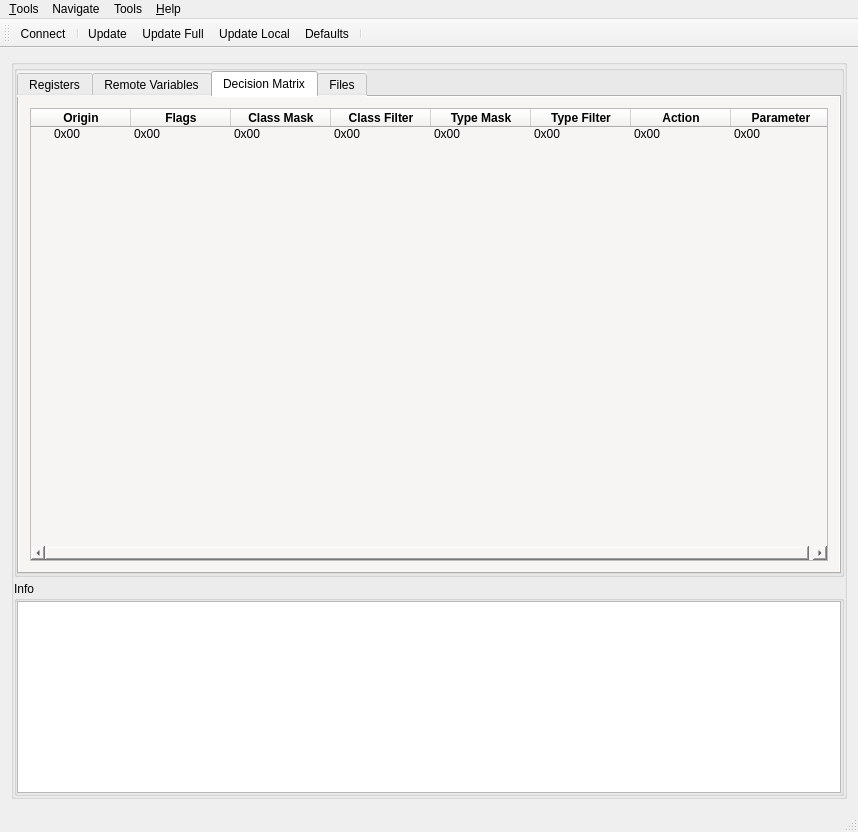
<?xml version="1.0" encoding="UTF-8"?>
<ui version="4.0">
 <class>CFrmNodeConfig</class>
 <widget class="QMainWindow" name="CFrmNodeConfig">
  <property name="geometry">
   <rect>
    <x>0</x>
    <y>0</y>
    <width>858</width>
    <height>832</height>
   </rect>
  </property>
  <property name="minimumSize">
   <size>
    <width>0</width>
    <height>0</height>
   </size>
  </property>
  <property name="cursor">
   <cursorShape>ArrowCursor</cursorShape>
  </property>
  <property name="windowTitle">
   <string>VSCP Node Configuration</string>
  </property>
  <widget class="QWidget" name="centralWidget">
   <layout class="QVBoxLayout" name="verticalLayout">
    <item>
     <widget class="QGroupBox" name="groupBox_3">
      <property name="sizePolicy">
       <sizepolicy hsizetype="Expanding" vsizetype="Expanding">
        <horstretch>0</horstretch>
        <verstretch>0</verstretch>
       </sizepolicy>
      </property>
      <property name="title">
       <string/>
      </property>
      <layout class="QVBoxLayout" name="verticalLayout_5">
       <property name="spacing">
        <number>4</number>
       </property>
       <property name="leftMargin">
        <number>0</number>
       </property>
       <property name="topMargin">
        <number>0</number>
       </property>
       <property name="rightMargin">
        <number>0</number>
       </property>
       <property name="bottomMargin">
        <number>0</number>
       </property>
       <item>
        <widget class="QGroupBox" name="groupBox_2">
         <property name="sizePolicy">
          <sizepolicy hsizetype="Preferred" vsizetype="Expanding">
           <horstretch>0</horstretch>
           <verstretch>10</verstretch>
          </sizepolicy>
         </property>
         <property name="minimumSize">
          <size>
           <width>0</width>
           <height>500</height>
          </size>
         </property>
         <property name="title">
          <string/>
         </property>
         <layout class="QVBoxLayout" name="verticalLayout_2">
          <property name="leftMargin">
           <number>0</number>
          </property>
          <property name="topMargin">
           <number>0</number>
          </property>
          <property name="rightMargin">
           <number>0</number>
          </property>
          <property name="bottomMargin">
           <number>0</number>
          </property>
          <item>
           <widget class="QTabWidget" name="session_tabWidget">
            <property name="sizePolicy">
             <sizepolicy hsizetype="Expanding" vsizetype="Expanding">
              <horstretch>0</horstretch>
              <verstretch>20</verstretch>
             </sizepolicy>
            </property>
            <property name="cursor">
             <cursorShape>ArrowCursor</cursorShape>
            </property>
            <property name="styleSheet">
             <string notr="true">background-color: rgb(246, 245, 244);
selection-background-color: rgb(154, 153, 150);
</string>
            </property>
            <property name="tabPosition">
             <enum>QTabWidget::North</enum>
            </property>
            <property name="tabShape">
             <enum>QTabWidget::Rounded</enum>
            </property>
            <property name="currentIndex">
             <number>2</number>
            </property>
            <property name="elideMode">
             <enum>Qt::ElideNone</enum>
            </property>
            <property name="documentMode">
             <bool>false</bool>
            </property>
            <widget class="QWidget" name="tab_reg">
             <property name="sizePolicy">
              <sizepolicy hsizetype="Expanding" vsizetype="Expanding">
               <horstretch>0</horstretch>
               <verstretch>0</verstretch>
              </sizepolicy>
             </property>
             <attribute name="icon">
              <iconset resource="vscpworks.qrc">
               <normaloff>:/images/png/128x128/page_process.png</normaloff>:/images/png/128x128/page_process.png</iconset>
             </attribute>
             <attribute name="title">
              <string>Registers</string>
             </attribute>
             <attribute name="toolTip">
              <string>Defined registers</string>
             </attribute>
             <layout class="QVBoxLayout" name="verticalLayout_3">
              <item>
               <widget class="QTreeWidget" name="treeWidgetRegisters">
                <property name="sizePolicy">
                 <sizepolicy hsizetype="Expanding" vsizetype="Expanding">
                  <horstretch>0</horstretch>
                  <verstretch>10</verstretch>
                 </sizepolicy>
                </property>
                <property name="acceptDrops">
                 <bool>false</bool>
                </property>
                <property name="autoFillBackground">
                 <bool>false</bool>
                </property>
                <property name="styleSheet">
                 <string notr="true">background-color: rgb(246, 245, 244);</string>
                </property>
                <property name="selectionMode">
                 <enum>QAbstractItemView::ExtendedSelection</enum>
                </property>
                <property name="animated">
                 <bool>true</bool>
                </property>
                <property name="expandsOnDoubleClick">
                 <bool>false</bool>
                </property>
                <column>
                 <property name="text">
                  <string notr="true">Page:Offset</string>
                 </property>
                 <property name="font">
                  <font>
                   <weight>75</weight>
                   <bold>true</bold>
                  </font>
                 </property>
                 <property name="textAlignment">
                  <set>AlignCenter</set>
                 </property>
                </column>
                <column>
                 <property name="text">
                  <string>Access</string>
                 </property>
                 <property name="font">
                  <font>
                   <weight>75</weight>
                   <bold>true</bold>
                  </font>
                 </property>
                 <property name="textAlignment">
                  <set>AlignCenter</set>
                 </property>
                </column>
                <column>
                 <property name="text">
                  <string>Value</string>
                 </property>
                 <property name="font">
                  <font>
                   <weight>75</weight>
                   <bold>true</bold>
                  </font>
                 </property>
                 <property name="textAlignment">
                  <set>AlignCenter</set>
                 </property>
                </column>
                <column>
                 <property name="text">
                  <string>Name</string>
                 </property>
                 <property name="font">
                  <font>
                   <weight>75</weight>
                   <bold>true</bold>
                  </font>
                 </property>
                </column>
                <column>
                 <property name="text">
                  <string/>
                 </property>
                </column>
                <item>
                 <property name="text">
                  <string>Page 0</string>
                 </property>
                 <property name="text">
                  <string/>
                 </property>
                 <property name="text">
                  <string/>
                 </property>
                 <property name="text">
                  <string/>
                 </property>
                 <item>
                  <property name="text">
                   <string>0000:0000</string>
                  </property>
                  <property name="text">
                   <string>rw</string>
                  </property>
                  <property name="text">
                   <string>0x55</string>
                  </property>
                  <property name="text">
                   <string>This is a test</string>
                  </property>
                 </item>
                </item>
               </widget>
              </item>
             </layout>
            </widget>
            <widget class="QWidget" name="tab_rv">
             <attribute name="icon">
              <iconset resource="vscpworks.qrc">
               <normaloff>:/images/png/128x128/page_process.png</normaloff>:/images/png/128x128/page_process.png</iconset>
             </attribute>
             <attribute name="title">
              <string>Remote Variables</string>
             </attribute>
             <attribute name="toolTip">
              <string>Defined remote variables</string>
             </attribute>
             <layout class="QVBoxLayout" name="verticalLayout_6">
              <item>
               <widget class="QTreeWidget" name="treeWidgetRemoteVariables">
                <property name="selectionMode">
                 <enum>QAbstractItemView::ExtendedSelection</enum>
                </property>
                <column>
                 <property name="text">
                  <string notr="true">Value</string>
                 </property>
                 <property name="font">
                  <font>
                   <weight>75</weight>
                   <bold>true</bold>
                  </font>
                 </property>
                 <property name="textAlignment">
                  <set>AlignCenter</set>
                 </property>
                </column>
                <column>
                 <property name="text">
                  <string>Access</string>
                 </property>
                 <property name="font">
                  <font>
                   <weight>75</weight>
                   <bold>true</bold>
                  </font>
                 </property>
                 <property name="textAlignment">
                  <set>AlignCenter</set>
                 </property>
                </column>
                <column>
                 <property name="text">
                  <string>Type</string>
                 </property>
                 <property name="font">
                  <font>
                   <weight>75</weight>
                   <bold>true</bold>
                  </font>
                 </property>
                 <property name="textAlignment">
                  <set>AlignCenter</set>
                 </property>
                </column>
                <column>
                 <property name="text">
                  <string>Name</string>
                 </property>
                 <property name="toolTip">
                  <string/>
                 </property>
                 <property name="font">
                  <font>
                   <weight>75</weight>
                   <bold>true</bold>
                  </font>
                 </property>
                </column>
                <item>
                 <property name="text">
                  <string>counter1</string>
                 </property>
                 <property name="text">
                  <string>rw</string>
                 </property>
                 <property name="text">
                  <string>UINT32</string>
                 </property>
                 <property name="text">
                  <string>0x12345</string>
                 </property>
                </item>
               </widget>
              </item>
             </layout>
            </widget>
            <widget class="QWidget" name="tab_dm">
             <property name="sizePolicy">
              <sizepolicy hsizetype="Expanding" vsizetype="Expanding">
               <horstretch>0</horstretch>
               <verstretch>0</verstretch>
              </sizepolicy>
             </property>
             <attribute name="icon">
              <iconset resource="vscpworks.qrc">
               <normaloff>:/images/png/128x128/page_process.png</normaloff>:/images/png/128x128/page_process.png</iconset>
             </attribute>
             <attribute name="title">
              <string>Decision Matrix</string>
             </attribute>
             <attribute name="toolTip">
              <string>Decission matrix of device</string>
             </attribute>
             <layout class="QVBoxLayout" name="verticalLayout_7">
              <item>
               <widget class="QTreeWidget" name="treeWidgetDecisionMatrix">
                <property name="selectionMode">
                 <enum>QAbstractItemView::ExtendedSelection</enum>
                </property>
                <column>
                 <property name="text">
                  <string notr="true">Origin</string>
                 </property>
                 <property name="font">
                  <font>
                   <weight>75</weight>
                   <bold>true</bold>
                  </font>
                 </property>
                 <property name="textAlignment">
                  <set>AlignCenter</set>
                 </property>
                </column>
                <column>
                 <property name="text">
                  <string>Flags</string>
                 </property>
                 <property name="font">
                  <font>
                   <weight>75</weight>
                   <bold>true</bold>
                  </font>
                 </property>
                 <property name="textAlignment">
                  <set>AlignCenter</set>
                 </property>
                </column>
                <column>
                 <property name="text">
                  <string>Class Mask</string>
                 </property>
                 <property name="font">
                  <font>
                   <weight>75</weight>
                   <bold>true</bold>
                  </font>
                 </property>
                 <property name="textAlignment">
                  <set>AlignCenter</set>
                 </property>
                </column>
                <column>
                 <property name="text">
                  <string>Class Filter</string>
                 </property>
                 <property name="font">
                  <font>
                   <weight>75</weight>
                   <bold>true</bold>
                  </font>
                 </property>
                 <property name="textAlignment">
                  <set>AlignCenter</set>
                 </property>
                </column>
                <column>
                 <property name="text">
                  <string>Type Mask</string>
                 </property>
                 <property name="font">
                  <font>
                   <weight>75</weight>
                   <bold>true</bold>
                  </font>
                 </property>
                 <property name="textAlignment">
                  <set>AlignCenter</set>
                 </property>
                </column>
                <column>
                 <property name="text">
                  <string>Type Filter</string>
                 </property>
                 <property name="font">
                  <font>
                   <weight>75</weight>
                   <bold>true</bold>
                  </font>
                 </property>
                 <property name="textAlignment">
                  <set>AlignCenter</set>
                 </property>
                </column>
                <column>
                 <property name="text">
                  <string>Action</string>
                 </property>
                 <property name="font">
                  <font>
                   <weight>75</weight>
                   <bold>true</bold>
                  </font>
                 </property>
                 <property name="textAlignment">
                  <set>AlignCenter</set>
                 </property>
                </column>
                <column>
                 <property name="text">
                  <string>Parameter</string>
                 </property>
                 <property name="font">
                  <font>
                   <weight>75</weight>
                   <bold>true</bold>
                  </font>
                 </property>
                 <property name="textAlignment">
                  <set>AlignCenter</set>
                 </property>
                </column>
                <item>
                 <property name="text">
                  <string>0x00</string>
                 </property>
                 <property name="text">
                  <string>0x00</string>
                 </property>
                 <property name="text">
                  <string>0x00</string>
                 </property>
                 <property name="text">
                  <string>0x00</string>
                 </property>
                 <property name="text">
                  <string>0x00</string>
                 </property>
                 <property name="text">
                  <string>0x00</string>
                 </property>
                 <property name="text">
                  <string>0x00</string>
                 </property>
                 <property name="text">
                  <string>0x00</string>
                 </property>
                </item>
               </widget>
              </item>
             </layout>
            </widget>
            <widget class="QWidget" name="tab_files">
             <attribute name="icon">
              <iconset resource="vscpworks.qrc">
               <normaloff>:/images/png/128x128/page_process.png</normaloff>:/images/png/128x128/page_process.png</iconset>
             </attribute>
             <attribute name="title">
              <string>Files</string>
             </attribute>
             <attribute name="toolTip">
              <string>External file resources</string>
             </attribute>
             <layout class="QVBoxLayout" name="verticalLayout_8">
              <item>
               <widget class="QTreeWidget" name="treeWidgetMdfFiles">
                <property name="styleSheet">
                 <string notr="true"/>
                </property>
                <property name="selectionMode">
                 <enum>QAbstractItemView::ExtendedSelection</enum>
                </property>
                <column>
                 <property name="text">
                  <string notr="true">Name</string>
                 </property>
                 <property name="font">
                  <font>
                   <weight>75</weight>
                   <bold>true</bold>
                  </font>
                 </property>
                </column>
                <item>
                 <property name="text">
                  <string>Set setpoint for temperaturesensor 1</string>
                 </property>
                </item>
               </widget>
              </item>
             </layout>
            </widget>
           </widget>
          </item>
         </layout>
        </widget>
       </item>
       <item>
        <widget class="QGroupBox" name="groupBox">
         <property name="title">
          <string>Info</string>
         </property>
         <layout class="QVBoxLayout" name="verticalLayout_4">
          <property name="leftMargin">
           <number>0</number>
          </property>
          <property name="topMargin">
           <number>0</number>
          </property>
          <property name="rightMargin">
           <number>0</number>
          </property>
          <property name="bottomMargin">
           <number>0</number>
          </property>
          <item>
           <widget class="QTextBrowser" name="infoArea">
            <property name="html">
             <string>&lt;!DOCTYPE HTML PUBLIC &quot;-//W3C//DTD HTML 4.0//EN&quot; &quot;http://www.w3.org/TR/REC-html40/strict.dtd&quot;&gt;
&lt;html&gt;&lt;head&gt;&lt;meta name=&quot;qrichtext&quot; content=&quot;1&quot; /&gt;&lt;style type=&quot;text/css&quot;&gt;
p, li { white-space: pre-wrap; }
&lt;/style&gt;&lt;/head&gt;&lt;body style=&quot; font-family:'Ubuntu'; font-size:11pt; font-weight:400; font-style:normal;&quot;&gt;
&lt;h1 style=&quot;-qt-paragraph-type:empty; margin-top:18px; margin-bottom:12px; margin-left:0px; margin-right:0px; -qt-block-indent:0; text-indent:0px; font-size:xx-large; font-weight:600;&quot;&gt;&lt;br /&gt;&lt;/h1&gt;&lt;/body&gt;&lt;/html&gt;</string>
            </property>
           </widget>
          </item>
         </layout>
        </widget>
       </item>
      </layout>
     </widget>
    </item>
   </layout>
  </widget>
  <widget class="QMenuBar" name="menuBar">
   <property name="geometry">
    <rect>
     <x>0</x>
     <y>0</y>
     <width>858</width>
     <height>22</height>
    </rect>
   </property>
   <widget class="QMenu" name="menuCalls">
    <property name="title">
     <string>&amp;Tools</string>
    </property>
    <addaction name="actionConnect"/>
    <addaction name="separator"/>
    <addaction name="actionUpdate"/>
    <addaction name="actionUpdateLocal"/>
    <addaction name="actionUpdateFull"/>
    <addaction name="separator"/>
    <addaction name="actionSearch"/>
    <addaction name="separator"/>
    <addaction name="actionUndo"/>
    <addaction name="actionRedo"/>
    <addaction name="actionLoadDefaults"/>
    <addaction name="separator"/>
    <addaction name="actionLoad"/>
    <addaction name="actionSave"/>
    <addaction name="separator"/>
    <addaction name="actionClose"/>
   </widget>
   <widget class="QMenu" name="menuHelp">
    <property name="title">
     <string>&amp;Help</string>
    </property>
    <addaction name="actionPluginDocumentation"/>
    <addaction name="actionAboutQt"/>
   </widget>
   <widget class="QMenu" name="menuSettings">
    <property name="title">
     <string>Tools</string>
    </property>
    <addaction name="actionShowMdfInfo"/>
    <addaction name="actionDisableColors"/>
   </widget>
   <widget class="QMenu" name="menuNavigate">
    <property name="title">
     <string>Navigate</string>
    </property>
    <addaction name="actionGoto_page_register"/>
    <addaction name="actionGoto_page_0"/>
    <addaction name="actionGor_standard_registers"/>
    <addaction name="actionGoto_decsion_matrix"/>
   </widget>
   <addaction name="menuCalls"/>
   <addaction name="menuNavigate"/>
   <addaction name="menuSettings"/>
   <addaction name="menuHelp"/>
  </widget>
  <widget class="QToolBar" name="mainToolBar">
   <attribute name="toolBarArea">
    <enum>TopToolBarArea</enum>
   </attribute>
   <attribute name="toolBarBreak">
    <bool>false</bool>
   </attribute>
   <addaction name="actionConnect"/>
   <addaction name="separator"/>
   <addaction name="actionUpdate"/>
   <addaction name="actionUpdateFull"/>
   <addaction name="actionUpdateLocal"/>
   <addaction name="actionLoadDefaults"/>
   <addaction name="separator"/>
  </widget>
  <widget class="QStatusBar" name="statusBar">
   <property name="cursor">
    <cursorShape>ArrowCursor</cursorShape>
   </property>
  </widget>
  <action name="actionConnect">
   <property name="checkable">
    <bool>true</bool>
   </property>
   <property name="icon">
    <iconset resource="vscpworks.qrc">
     <normaloff>:/images/svg/plug-disconnected-black.svg</normaloff>
     <normalon>:/images/svg/connect.svg</normalon>:/images/svg/plug-disconnected-black.svg</iconset>
   </property>
   <property name="text">
    <string>&amp;Connect</string>
   </property>
   <property name="toolTip">
    <string>Connect to remote node</string>
   </property>
  </action>
  <action name="actionUpdate">
   <property name="icon">
    <iconset resource="vscpworks.qrc">
     <normaloff>:/images/svg/update-arrows-square.svg</normaloff>:/images/svg/update-arrows-square.svg</iconset>
   </property>
   <property name="text">
    <string>&amp;Update</string>
   </property>
   <property name="toolTip">
    <string>Update configuration data (write changed/read)</string>
   </property>
  </action>
  <action name="actionClose">
   <property name="icon">
    <iconset>
     <normaloff>:/images/application-exit.png</normaloff>:/images/application-exit.png</iconset>
   </property>
   <property name="text">
    <string>Close</string>
   </property>
   <property name="toolTip">
    <string>Close window</string>
   </property>
   <property name="shortcut">
    <string>Ctrl+X</string>
   </property>
  </action>
  <action name="actionAboutQt">
   <property name="text">
    <string>&amp;About Qt</string>
   </property>
  </action>
  <action name="actionPluginDocumentation">
   <property name="text">
    <string>Plugin Documentation</string>
   </property>
   <property name="toolTip">
    <string>Open plugin documentation in Webbrowser</string>
   </property>
  </action>
  <action name="actionUseLocal">
   <property name="checkable">
    <bool>true</bool>
   </property>
   <property name="text">
    <string>Local</string>
   </property>
   <property name="toolTip">
    <string>Load MDF from local file</string>
   </property>
  </action>
  <action name="actionLoadDefaults">
   <property name="checkable">
    <bool>true</bool>
   </property>
   <property name="icon">
    <iconset resource="vscpworks.qrc">
     <normaloff>:/images/svg/left-arrow.svg</normaloff>:/images/svg/left-arrow.svg</iconset>
   </property>
   <property name="text">
    <string>Defaults</string>
   </property>
   <property name="toolTip">
    <string>Load default values</string>
   </property>
  </action>
  <action name="actionUpdateLocal">
   <property name="icon">
    <iconset resource="vscpworks.qrc">
     <normaloff>:/images/svg/rotate-update-opaque.svg</normaloff>:/images/svg/rotate-update-opaque.svg</iconset>
   </property>
   <property name="text">
    <string>Update &amp;Local</string>
   </property>
   <property name="toolTip">
    <string>Update using local MDF</string>
   </property>
  </action>
  <action name="actionUpdateFull">
   <property name="icon">
    <iconset resource="vscpworks.qrc">
     <normaloff>:/images/svg/rotate-update-blue.svg</normaloff>:/images/svg/rotate-update-blue.svg</iconset>
   </property>
   <property name="text">
    <string>Update &amp;Full</string>
   </property>
   <property name="toolTip">
    <string>Update all configuration data from device</string>
   </property>
  </action>
  <action name="actionDisableColors">
   <property name="checkable">
    <bool>true</bool>
   </property>
   <property name="text">
    <string>Disable colors from MDF</string>
   </property>
  </action>
  <action name="actionGoto_page_register">
   <property name="text">
    <string>Goto page:register</string>
   </property>
  </action>
  <action name="actionGoto_page_0">
   <property name="text">
    <string>Goto page 0</string>
   </property>
  </action>
  <action name="actionGor_standard_registers">
   <property name="text">
    <string>Goto standard registers</string>
   </property>
  </action>
  <action name="actionGoto_decsion_matrix">
   <property name="text">
    <string>Goto decsion matrix</string>
   </property>
  </action>
  <action name="actionUndo">
   <property name="text">
    <string>Undo</string>
   </property>
  </action>
  <action name="actionRedo">
   <property name="text">
    <string>Redo</string>
   </property>
  </action>
  <action name="actionLoad_Deafults_to_selected">
   <property name="text">
    <string>Load Deafults to selected</string>
   </property>
  </action>
  <action name="actionSave">
   <property name="text">
    <string>Save</string>
   </property>
  </action>
  <action name="actionLoad">
   <property name="text">
    <string>Load</string>
   </property>
  </action>
  <action name="actionSearch">
   <property name="text">
    <string>&amp;Search</string>
   </property>
   <property name="shortcut">
    <string>F3</string>
   </property>
  </action>
  <action name="actionShowMdfInfo">
   <property name="text">
    <string>Show MDF &amp;info</string>
   </property>
   <property name="shortcut">
    <string>Ctrl+I</string>
   </property>
  </action>
 </widget>
 <layoutdefault spacing="6" margin="11"/>
 <resources>
  <include location="vscpworks.qrc"/>
 </resources>
 <connections>
  <connection>
   <sender>actionClose</sender>
   <signal>triggered()</signal>
   <receiver>CFrmNodeConfig</receiver>
   <slot>close()</slot>
   <hints>
    <hint type="sourcelabel">
     <x>-1</x>
     <y>-1</y>
    </hint>
    <hint type="destinationlabel">
     <x>434</x>
     <y>409</y>
    </hint>
   </hints>
  </connection>
 </connections>
</ui>
